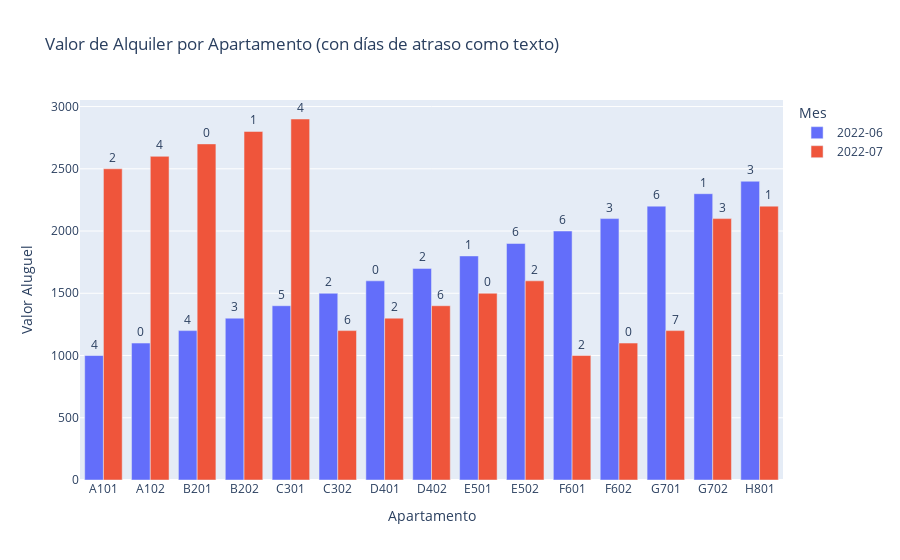

Notebook code for this chart:
### Markdown cell above
# Finalización

### Code cell
fig = px.bar(
    data,
    x='apartamento',
    y='valor_aluguel',
    color='mes',
    barmode='group',
    text='dif',
    labels={
        'valor_aluguel': 'Valor Aluguel',
        'apartamento': 'Apartamento',
        'dif': 'Diferencia de días',
        'mes': 'Mes'
    },
    title='Valor de Alquiler por Apartamento (con días de atraso como texto)'
)
fig.update_traces(textposition='outside')
fig.show()

### Figure 1 — Plotly figure (JSON) as saved in the notebook; plotly's stock layout.template omitted (floating-point values rounded to 4 significant figures)
{"data": [{"alignmentgroup": "True", "hovertemplate": "Mes=2022-06<br>Apartamento=%{x}<br>Valor Aluguel=%{y}<br>Diferencia de días=%{text}<extra></extra>", "legendgroup": "2022-06", "marker": {"color": "#636efa", "pattern": {"shape": ""}}, "name": "2022-06", "offsetgroup": "2022-06", "orientation": "v", "showlegend": true, "text": [4.0, 0.0, 4.0, 3.0, 5.0, 2.0, 0.0, 2.0, 1.0, 6.0, 6.0, 3.0, 6.0, 1.0, 3.0], "textposition": "outside", "type": "bar", "x": ["A101", "A102", "B201", "B202", "C301", "C302", "D401", "D402", "E501", "E502", "F601", "F602", "G701", "G702", "H801"], "xaxis": "x", "y": [1000.0, 1100.0, 1200.0, 1300.0, 1400.0, 1500.0, 1600.0, 1700.0, 1800.0, 1900.0, 2000.0, 2100.0, 2200.0, 2300.0, 2400.0], "yaxis": "y"}, {"alignmentgroup": "True", "hovertemplate": "Mes=2022-07<br>Apartamento=%{x}<br>Valor Aluguel=%{y}<br>Diferencia de días=%{text}<extra></extra>", "legendgroup": "2022-07", "marker": {"color": "#EF553B", "pattern": {"shape": ""}}, "name": "2022-07", "offsetgroup": "2022-07", "orientation": "v", "showlegend": true, "text": [2.0, 4.0, 0.0, 1.0, 4.0, 6.0, 2.0, 6.0, 0.0, 2.0, 2.0, 0.0, 7.0, 3.0, 1.0], "textposition": "outside", "type": "bar", "x": ["A101", "A102", "B201", "B202", "C301", "C302", "D401", "D402", "E501", "E502", "F601", "F602", "G701", "G702", "H801"], "xaxis": "x", "y": [2500.0, 2600.0, 2700.0, 2800.0, 2900.0, 1200.0, 1300.0, 1400.0, 1500.0, 1600.0, 1000.0, 1100.0, 1200.0, 2100.0, 2200.0], "yaxis": "y"}], "layout": {"barmode": "group", "legend": {"title": {"text": "Mes"}, "tracegroupgap": 0}, "title": {"text": "Valor de Alquiler por Apartamento (con días de atraso como texto)"}, "xaxis": {"anchor": "y", "domain": [0, 1], "title": {"text": "Apartamento"}}, "yaxis": {"anchor": "x", "domain": [0, 1], "title": {"text": "Valor Aluguel"}}}}
